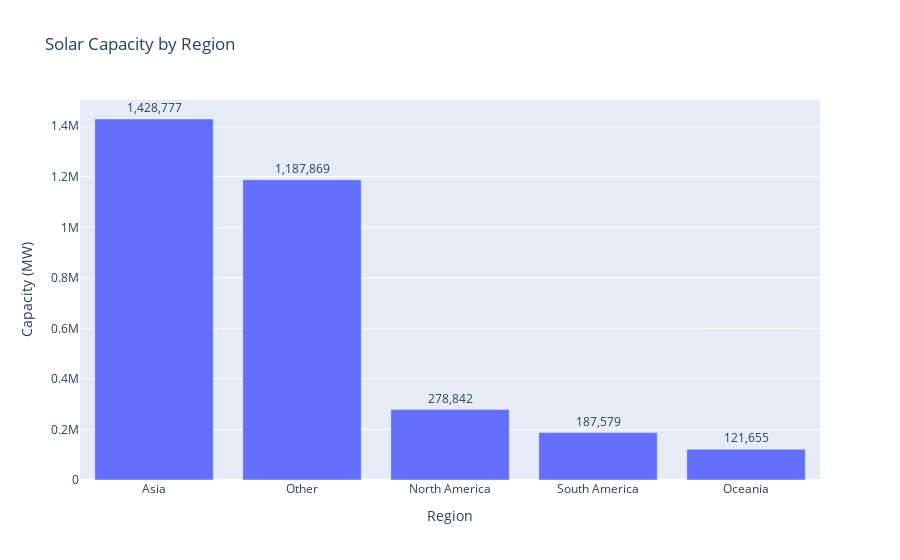

Source (notebook cell):
### Code cell
# Regional distribution
regional_capacity = df_features.groupby('region_group')['capacity_(mw)'].sum().sort_values(ascending=False)

fig = px.bar(
    x=regional_capacity.index,
    y=regional_capacity.values,
    title='Solar Capacity by Region',
    labels={'x': 'Region', 'y': 'Capacity (MW)'},
    text=regional_capacity.values
)
fig.update_traces(texttemplate='%{text:,.0f}', textposition='outside')
fig.show()

### Figure 1 — Plotly figure (JSON) as saved in the notebook; plotly's stock layout.template omitted (floating-point values rounded to 4 significant figures)
{"data": [{"alignmentgroup": "True", "hovertemplate": "Region=%{x}<br>Capacity (MW)=%{y}<br>text=%{text}<extra></extra>", "legendgroup": "", "marker": {"color": "#636efa", "pattern": {"shape": ""}}, "name": "", "offsetgroup": "", "orientation": "v", "showlegend": false, "text": [1429000.0, 1187869, 278800.0, 187600.0, 121700.0], "textposition": "outside", "texttemplate": "%{text:,.0f}", "type": "bar", "x": ["Asia", "Other", "North America", "South America", "Oceania"], "xaxis": "x", "y": [1429000.0, 1187869, 278800.0, 187600.0, 121700.0], "yaxis": "y"}], "layout": {"barmode": "relative", "legend": {"tracegroupgap": 0}, "title": {"text": "Solar Capacity by Region"}, "xaxis": {"anchor": "y", "domain": [0, 1], "title": {"text": "Region"}}, "yaxis": {"anchor": "x", "domain": [0, 1], "title": {"text": "Capacity (MW)"}}}}
